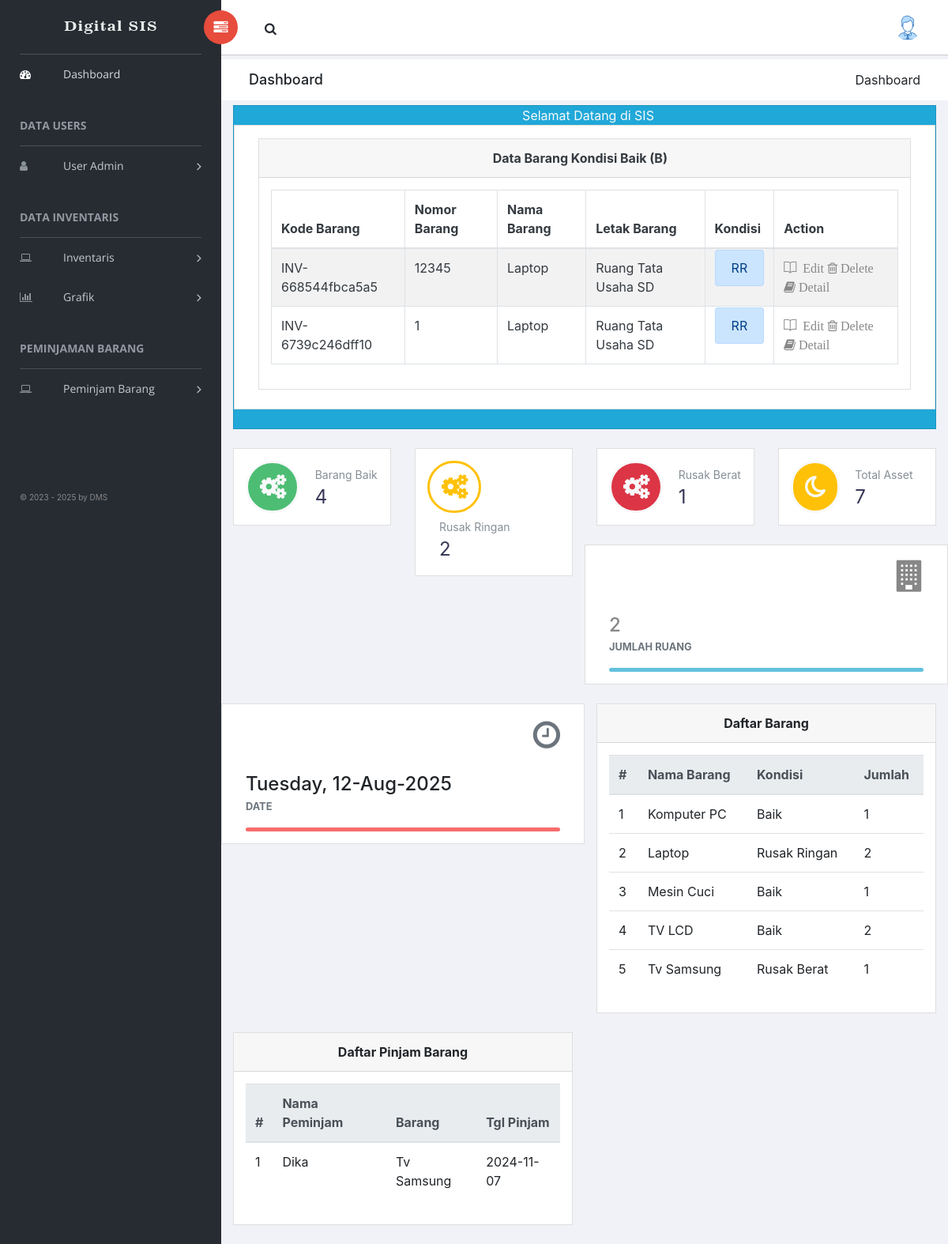
Screenshot of /admstr/index.php?page=views&views=detailBarangRusakRinganViews (signed in) with the database file from the repository.
### tables this page shows
CREATE TABLE IF NOT EXISTS `barang` (
  `kd_barang` varchar(20) NOT NULL,
  `no_barang` varchar(25) NOT NULL,
  `nm_barang` text NOT NULL,
  `kd_ruang` varchar(20) NOT NULL,
  `kondisi_barang` varchar(20) NOT NULL,
  `date_pembelian` date DEFAULT NULL,
  `keterangan_barang` varchar(500) NOT NULL,
  `filegambar` varchar(500) NOT NULL,
  `harga_barang` int NOT NULL,
  `anggaran_awal` varchar(100) NOT NULL,
  `sat` varchar(20) NOT NULL,
  `stat` int NOT NULL DEFAULT '0',
  `merk` varchar(250) DEFAULT NULL,
  `type` varchar(250) DEFAULT NULL,
  PRIMARY KEY (`kd_barang`)
);

CREATE TABLE IF NOT EXISTS `ruang` (
  `kd_ruang` varchar(20) NOT NULL,
  `nm_ruang` varchar(100) NOT NULL,
  `detail_ruang` varchar(500) NOT NULL,
  PRIMARY KEY (`kd_ruang`)
);

CREATE TABLE IF NOT EXISTS `barang_pinjam` (
  `kd_pinjam` varchar(20) NOT NULL,
  `kd_barang` varchar(20) NOT NULL,
  `kd_user` varchar(50) DEFAULT NULL,
  `nm_peminjam` varchar(100) NOT NULL,
  `date_pinjam` date NOT NULL,
  `keterangan_pinjam` varchar(100) NOT NULL,
  PRIMARY KEY (`kd_pinjam`)
);

### admstr/views/barangRusakRinganDetail.views.php (the view, shortened to what the rows shown need)
<?php include_once "../librari/inc.koneksi.php";
$sqlbarangRrdet = mysqli_query($koneksi, "SELECT * FROM barang, ruang WHERE barang.kd_ruang=ruang.kd_ruang AND kondisi_barang='RR' ORDER BY kd_barang");
while($arraybarangrrdet = mysqli_fetch_array($sqlbarangRrdet))
    {
        $dataarraybarangrr[]=$arraybarangrrdet;
    }
 ?>
 <html>
<head>
</head>
<body>
<div class="content mt-3">
            <div class="animated fadeIn">
                <div class="row">
                    <div class="col-lg-12">
                        <div class="card">
                            <div class="card-body table-responsive">
                                <table id="bootstrap-data-table-export" class="table table-striped table-bordered">
                                    <thead>
                                        <tr>
                                            <th>Kode Barang</th>
                                            <th>Nomor Barang</th>
                                            <th>Nama Barang</th>
                                            <th>Letak Barang</th>
                                            <th>Kondisi</th>
                                            <th>Action</th>
                                        </tr>
                                    </thead>
                                    <tbody>
                                        <?php foreach($dataarraybarangrr as $datarr): ?>
                                        <?php
                                            if($datarr['kondisi_barang']=="B"){
                                                $kon="alert alert-success";
                                            } elseif ($datarr['kondisi_barang']=="RR"){
                                                    $kon="alert alert-primary";
                                            } else $kon="alert alert-danger"; ?>
                                <tr>
                                    <td><?php echo $datarr['kd_barang']; ?></td>
                                    <td><?php echo $datarr['no_barang']; ?></td>
                                    <td><?php echo $datarr['nm_barang']; ?></td>
                                    <td><?php echo $datarr['nm_ruang']; ?></td>
                                    <td> <span class='<?php echo $kon ;?>' title='<?php echo $datarr['kondisi_barang'] == 'B' ? 'Baik' : ($datarr['kondisi_barang'] == 'RR' ? 'Rusak Ringan' : 'Rusak Berat'); ?>'> <?php echo $datarr['kondisi_barang']; ?></span></td>
                                    <td>
                                    <a class='ti-book'
                                                 title='Edit data barang <?php echo $datarr['nm_barang']; ?> di  <?php echo $datarr['nm_ruang']; ?> ' href='?page=forms&forms=barangForms&kdubah=<?php echo $datarr['kd_barang']; ?>'
                                                    > Edit</a
                                                >
                                                <a class='fa fa-trash-o'
                                                 title='Hapus Data Barang <?php echo $datarr['nm_barang']; ?> di  <?php echo $datarr['nm_ruang']; ?>' href='?page=control&control=barangControl&kdhapus=<?php echo $datarr['kd_barang']; ?>'
                                                 onclick='return confirm("Beneran Mau di Hapus.?")'
                                                    ><i class='dw dw-delete-3'></i> Delete</a
                                                >
                                                <a class='fa fa-book'
                                                 title='Detail Barang <?php echo $datarr['nm_barang']; ?> di  <?php echo $datarr['nm_ruang']; ?>' href='?page=views&views=barangDetailViews&kddetail=<?php echo $datarr['kd_barang']; ?>'>
                                                 <i class='dw dw-delete-3'></i> Detail</a
                                                >
                                    </td>
                                </tr>
                                <?php endforeach; ?>
                            </tbody>
                        </table>
                            </div>
                        </div>
                    </div>
                </div>
            </div>
</div>
</body>
 </html>

### admstr/index.php (shortened to what the rows shown need)
<!doctype html>
<html class="no-js" lang="en">
<head>
    <link rel="stylesheet" href="../vendors/bootstrap/dist/css/bootstrap.min.css">
    <link rel="stylesheet" href="../vendors/font-awesome/css/font-awesome.min.css">
    <link rel="stylesheet" href="../vendors/themify-icons/css/themify-icons.css">
    <link rel="stylesheet" href="../vendors/flag-icon-css/css/flag-icon.min.css">
    <link rel="stylesheet" href="../vendors/selectFX/css/cs-skin-elastic.css">
    <link rel="stylesheet" href="../vendors/jqvmap/dist/jqvmap.min.css">
    <link rel="stylesheet" href="../vendors/chosen/chosen.min.css">
    <link rel="stylesheet" href="../assets/css/style.css">
    <link rel="stylesheet" href="../vendors/datatables.net-bs4/css/dataTables.bootstrap4.min.css">
    <link rel="stylesheet" href="../vendors/datatables.net-buttons-bs4/css/buttons.bootstrap4.min.css">
</head>
<body>
    <div id="right-panel" class="right-panel ">
        <div class="breadcrumbs">
            <div class="col-sm-4">
                <div class="page-header float-left">
                    <div class="page-title">
                        <h1>Dashboard</h1>
                    </div>
                </div>
            </div>
        </div>
            <div class="col-lg-12 col-md-6 searchable-item">
                <div class="card bg-flat-color-1 text-light">
                    <div class="col-lg-12 card"> <span class="text-dark" > <?php include  "opendir.php"; ?> </span>
                    </div>
                </div>
            </div>
            <div class="col-lg-6 float-left">
                        <div class="card">
                            <div class="card-body">
                            <table class="table" id="myTable1" class="responsive">
                                    <thead class="thead-light">
                                        <tr>
                                            <th scope="col">#</th>
                                            <th scope="col">Nama Barang</th>
                                            <th scope="col">Kondisi</th>
                                            <th scope="col">Jumlah</th>
                                        </tr>
                                    </thead>
                                </table>
                            </div>
                        </div>
                    </div>
                    <div class="col-lg-6 float-left">
                        <div class="card">
                            <div class="card-body">
                            <table class="table" id="myTable2" class="responsive">
                                    <thead class="thead-light">
                                        <tr>
                                            <th scope="col">#</th>
                                            <th scope="col">Nama Peminjam</th>
                                            <th scope="col">Barang</th>
                                            <th scope="col">Tgl Pinjam</th>
                                        </tr>
                                    </thead>
                                    <?php include_once "../librari/inc.koneksi.php";
                                    $sqlpeminjambarang = mysqli_query($koneksi, "SELECT barang.*, barang_pinjam.*
                                        FROM barang_pinjam
                                        LEFT JOIN barang ON barang_pinjam.kd_barang = barang.kd_barang
                                        LEFT JOIN barang_kembali ON barang_pinjam.kd_pinjam = barang_kembali.kd_pinjam
                                        WHERE barang_kembali.kd_pinjam IS NULL");
                                    ?>
                                    <tbody>
                                    <?php $no=0;
                                    while($datapeminjambarang = mysqli_fetch_array($sqlpeminjambarang)) {
                                        $no++;
                                echo "<tr>" ;
                                    echo "<td>" .$no. "</td>" ;
                                    echo "<td>" .$datapeminjambarang['nm_peminjam']. "</td>" ;
                                    echo "<td>" .$datapeminjambarang['nm_barang']. "</td>" ;
                                    echo "<td>" .$datapeminjambarang['date_pinjam']. "</td>" ;
                                echo "</tr>" ;
                            }?>
                                    </tbody>
                                </table>
                            </div>
                        </div>
                    </div>
    </div>
</body>
</html>

### rows the page displays
barang: kd_barang "INV-668544fbca5a5", no_barang "12345", nm_barang "Laptop", kd_ruang.nm_ruang "Ruang Tata Usaha SD", kondisi_barang "RR"
barang: kd_barang "INV-6739c246dff10", no_barang "1", nm_barang "Laptop", kd_ruang.nm_ruang "Ruang Tata Usaha SD", kondisi_barang "RR"
barang_pinjam: nm_peminjam "Dika", kd_barang.nm_barang "Tv Samsung", date_pinjam "2024-11-07"

### other values shown
$jumlah "4"
$jumlah "2"
$jumlah "1"
$jumlah "7"
$datainfobarang['nm_barang'] "Komputer PC"
$datainfobarang['jumlah'] "1"
$datainfobarang['nm_barang'] "Laptop"
$datainfobarang['jumlah'] "2"
$datainfobarang['nm_barang'] "Mesin Cuci"
$datainfobarang['nm_barang'] "TV LCD"
$datainfobarang['nm_barang'] "Tv Samsung"
